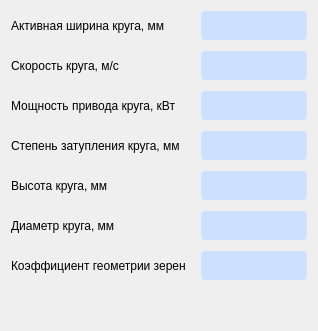
                <widget class="QWidget" name="circle_widget" native="true">
                 <property name="maximumSize">
                  <size>
                   <width>16777215</width>
                   <height>400</height>
                  </size>
                 </property>
                 <layout class="QGridLayout" name="gridLayout_4">
                  <property name="leftMargin">
                   <number>11</number>
                  </property>
                  <property name="topMargin">
                   <number>11</number>
                  </property>
                  <property name="rightMargin">
                   <number>11</number>
                  </property>
                  <property name="bottomMargin">
                   <number>11</number>
                  </property>
                  <property name="spacing">
                   <number>11</number>
                  </property>
                  <item row="5" column="0">
                   <widget class="QLabel" name="dk_label">
                    <property name="font">
                     <font>
                      <pointsize>9</pointsize>
                     </font>
                    </property>
                    <property name="text">
                     <string>Диаметр круга, мм</string>
                    </property>
                   </widget>
                  </item>
                  <item row="4" column="1">
                   <widget class="QLineEdit" name="stzat_textbox">
                    <property name="minimumSize">
                     <size>
                      <width>0</width>
                      <height>29</height>
                     </size>
                    </property>
                    <property name="styleSheet">
                     <string notr="true">QLineEdit
{
	border-radius: 4px;
	background-color: rgb(206, 224, 255);
}</string>
                    </property>
                   </widget>
                  </item>
                  <item row="7" column="0">
                   <spacer name="verticalSpacer_3">
                    <property name="orientation">
                     <enum>Qt::Vertical</enum>
                    </property>
                    <property name="sizeHint" stdset="0">
                     <size>
                      <width>20</width>
                      <height>40</height>
                     </size>
                    </property>
                   </spacer>
                  </item>
                  <item row="6" column="1">
                   <widget class="QLineEdit" name="coefgg_textbox">
                    <property name="sizePolicy">
                     <sizepolicy hsizetype="Expanding" vsizetype="Fixed">
                      <horstretch>0</horstretch>
                      <verstretch>0</verstretch>
                     </sizepolicy>
                    </property>
                    <property name="minimumSize">
                     <size>
                      <width>0</width>
                      <height>29</height>
                     </size>
                    </property>
                    <property name="styleSheet">
                     <string notr="true">QLineEdit
{
	border-radius: 4px;
	background-color: rgb(206, 224, 255);
}</string>
                    </property>
                   </widget>
                  </item>
                  <item row="4" column="0">
                   <widget class="QLabel" name="hgtc_label">
                    <property name="font">
                     <font>
                      <pointsize>9</pointsize>
                     </font>
                    </property>
                    <property name="text">
                     <string>Высота круга, мм </string>
                    </property>
                   </widget>
                  </item>
                  <item row="2" column="0">
                   <widget class="QLabel" name="dr_pow_label">
                    <property name="font">
                     <font>
                      <pointsize>9</pointsize>
                     </font>
                    </property>
                    <property name="text">
                     <string>Мощность привода круга, кВт</string>
                    </property>
                   </widget>
                  </item>
                  <item row="0" column="1">
                   <widget class="QLineEdit" name="acw_textbox">
                    <property name="minimumSize">
                     <size>
                      <width>0</width>
                      <height>29</height>
                     </size>
                    </property>
                    <property name="styleSheet">
                     <string notr="true">QLineEdit
{
	border-radius: 4px;
	background-color: rgb(206, 224, 255);
}</string>
                    </property>
                   </widget>
                  </item>
                  <item row="6" column="0">
                   <widget class="QLabel" name="coefgg_label">
                    <property name="font">
                     <font>
                      <pointsize>9</pointsize>
                     </font>
                    </property>
                    <property name="text">
                     <string>Коэффициент геометрии зерен </string>
                    </property>
                   </widget>
                  </item>
                  <item row="1" column="0">
                   <widget class="QLabel" name="sk_label">
                    <property name="font">
                     <font>
                      <pointsize>9</pointsize>
                     </font>
                    </property>
                    <property name="text">
                     <string>Скорость круга, м/с</string>
                    </property>
                   </widget>
                  </item>
                  <item row="0" column="0">
                   <widget class="QLabel" name="acw_label">
                    <property name="font">
                     <font>
                      <pointsize>9</pointsize>
                     </font>
                    </property>
                    <property name="text">
                     <string>Активная ширина круга, мм</string>
                    </property>
                   </widget>
                  </item>
                  <item row="1" column="1">
                   <widget class="QLineEdit" name="sk_textbox">
                    <property name="minimumSize">
                     <size>
                      <width>0</width>
                      <height>29</height>
                     </size>
                    </property>
                    <property name="styleSheet">
                     <string notr="true">QLineEdit
{
	border-radius: 4px;
	background-color: rgb(206, 224, 255);
}</string>
                    </property>
                   </widget>
                  </item>
                  <item row="5" column="1">
                   <widget class="QLineEdit" name="hgtc_textbox">
                    <property name="minimumSize">
                     <size>
                      <width>0</width>
                      <height>29</height>
                     </size>
                    </property>
                    <property name="styleSheet">
                     <string notr="true">QLineEdit
{
	border-radius: 4px;
	background-color: rgb(206, 224, 255);
}</string>
                    </property>
                   </widget>
                  </item>
                  <item row="3" column="1">
                   <widget class="QLineEdit" name="dk_textbox">
                    <property name="minimumSize">
                     <size>
                      <width>0</width>
                      <height>29</height>
                     </size>
                    </property>
                    <property name="styleSheet">
                     <string notr="true">QLineEdit
{
	border-radius: 4px;
	background-color: rgb(206, 224, 255);
}
</string>
                    </property>
                   </widget>
                  </item>
                  <item row="2" column="1">
                   <widget class="QLineEdit" name="dr_pow_textbox">
                    <property name="minimumSize">
                     <size>
                      <width>0</width>
                      <height>29</height>
                     </size>
                    </property>
                    <property name="styleSheet">
                     <string notr="true">QLineEdit
{
	border-radius: 4px;
	background-color: rgb(206, 224, 255);
}</string>
                    </property>
                   </widget>
                  </item>
                  <item row="3" column="0">
                   <widget class="QLabel" name="stzat_label">
                    <property name="font">
                     <font>
                      <pointsize>9</pointsize>
                     </font>
                    </property>
                    <property name="text">
                     <string>Степень затупления круга, мм </string>
                    </property>
                   </widget>
                  </item>
                 </layout>
                </widget>
